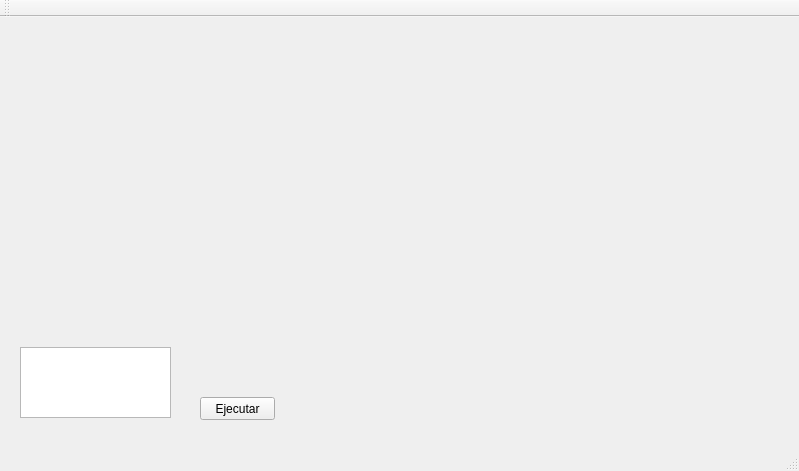
<?xml version="1.0" encoding="UTF-8"?>
<ui version="4.0">
 <class>Aco</class>
 <widget class="QMainWindow" name="Aco">
  <property name="geometry">
   <rect>
    <x>0</x>
    <y>0</y>
    <width>799</width>
    <height>471</height>
   </rect>
  </property>
  <property name="windowTitle">
   <string>Aco</string>
  </property>
  <widget class="QWidget" name="centralWidget">
   <widget class="QListWidget" name="listWidget">
    <property name="geometry">
     <rect>
      <x>20</x>
      <y>330</y>
      <width>151</width>
      <height>71</height>
     </rect>
    </property>
   </widget>
   <widget class="QPushButton" name="pushButton">
    <property name="geometry">
     <rect>
      <x>200</x>
      <y>380</y>
      <width>75</width>
      <height>23</height>
     </rect>
    </property>
    <property name="text">
     <string>Ejecutar</string>
    </property>
   </widget>
  </widget>
  <widget class="QMenuBar" name="menuBar">
   <property name="geometry">
    <rect>
     <x>0</x>
     <y>0</y>
     <width>799</width>
     <height>21</height>
    </rect>
   </property>
  </widget>
  <widget class="QToolBar" name="mainToolBar">
   <attribute name="toolBarArea">
    <enum>TopToolBarArea</enum>
   </attribute>
   <attribute name="toolBarBreak">
    <bool>false</bool>
   </attribute>
  </widget>
  <widget class="QStatusBar" name="statusBar"/>
 </widget>
 <layoutdefault spacing="6" margin="11"/>
 <resources/>
 <connections/>
</ui>
